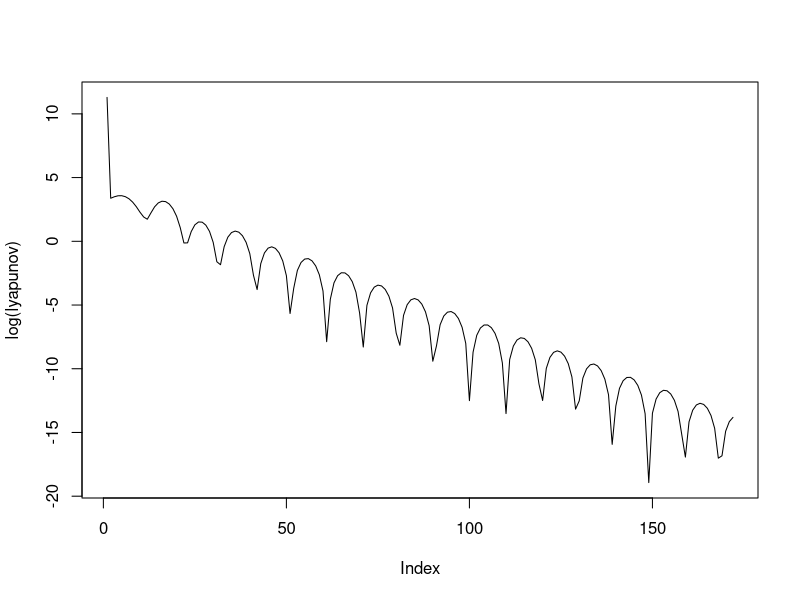

This chart was generated by the following R code:
### Decentralized optimization using ADMM, simplified variables
## DC Power Flow Assumption, ignoring reactive power flow
## Convergence guaranteed for sequential method; parallel method needs proof and validation of stabilization method

## merit order curve of residual load creation
moc_create <- function(bid_demand, bid_supply, M){
  moc_rl <- matrix(ncol = 2, nrow = 2 * (nrow(bid_demand) + nrow(bid_supply) - 3))
  price_demand_ID <- 1
  price_supply_ID <- 1
  
  price_rl_ID <- 1
  moc_rl[price_rl_ID, 1] <- -M
  moc_rl[price_rl_ID, 2] <- -sum(bid_demand[, 2])
  while(price_rl_ID < nrow(moc_rl) - 1){
    price_rl_ID <- price_rl_ID + 1
    if(bid_demand[price_demand_ID + 1, 1] <= bid_supply[price_supply_ID + 1, 1]){
      price_demand_ID <- price_demand_ID + (price_demand_ID < nrow(bid_demand) - 1)
      moc_rl[price_rl_ID, 1] <- bid_demand[price_demand_ID, 1]
      moc_rl[price_rl_ID, 2] <- moc_rl[price_rl_ID - 1, 2]
      
      price_rl_ID <- price_rl_ID + 1
      moc_rl[price_rl_ID, 1] <- bid_demand[price_demand_ID, 1]
      moc_rl[price_rl_ID, 2] <- moc_rl[price_rl_ID - 1, 2] + bid_demand[price_demand_ID, 2]
    }else{
      price_supply_ID <- price_supply_ID + (price_supply_ID < nrow(bid_supply) - 1)
      moc_rl[price_rl_ID, 1] <- bid_supply[price_supply_ID, 1]
      moc_rl[price_rl_ID, 2] <- moc_rl[price_rl_ID - 1, 2]
      
      price_rl_ID <- price_rl_ID + 1
      moc_rl[price_rl_ID, 1] <- bid_supply[price_supply_ID, 1]
      moc_rl[price_rl_ID, 2] <- moc_rl[price_rl_ID - 1, 2] + bid_supply[price_supply_ID, 2] 
    }
  }
  moc_rl[nrow(moc_rl), 1] <- M
  moc_rl[nrow(moc_rl), 2] <- sum(bid_supply[, 2])
  
  return(moc_rl)
}

### Network Parameters
num_node <- 3
num_line <- 2
z_img <- 1
Cond = diag(rep(1 / z_img, num_line))
V_limit <- 100
I_limit <- 100

## Topology of the network
Topology = matrix(nrow = num_line, ncol = 2)
colnames(Topology) = c("From", "To")

for(i in 1:nrow(Topology)){
  Topology[i, ] = c(i, i+1)
}
# Topology[nrow(Topology), ] = c(nrow(Topology), 1)

# Topology in form of Node * Line
NL = matrix(0, ncol = num_node, nrow = num_line)
for(i in 1:num_line){
  NL[i, Topology[i, 1]] = 1
  NL[i, Topology[i, 2]] = -1
}

## Equivalent Admittance Matrix
## Using inverse matrix is dangerous!!
Y_eq <- t(NL) %*% Cond %*% NL
Z_eq <- solve(Y_eq[2:num_node, 2:num_node])

## ADMM using iterative price guessing
# Augmented Lagrangian:
# L(x, w, u) = f(x) + g(w) + .5 * \rho * ||A %*% x + B %*% w - c + u||^2
# For symmetric box constraints, c will cancel out when optimizing x
# x = power source / sink
# w = box constraint indicator for power balance, voltage, and line current
# c = boundary of box constraints
# u = dual variables of the constraints
# f(x): cost function associated with S
# g(w) = indicator function for the box constraint
num_box <- num_node + num_line
num_constraints <- 2 * num_box
num_variable <- num_node
A <- matrix(0, nrow = num_constraints, ncol = num_variable)

# Power Balancing Equation
# {1} %*% S = -err_eq
# -{1} %*% S = -err_eq
A[1, 1:num_node] <- 1
A[2, 1:num_node] <- -1
constraint_now <- 2

# Box Constraint for Voltage
# Z_eq %*% S - w_{V, neg} = -V_limit
# -Z_eq %*% S - w_{V, pos} = -V_limit
A[constraint_now + 1:(num_node - 1), 2:num_node] <- Z_eq
constraint_now <- constraint_now + (num_node - 1)
A[constraint_now + 1:(num_node - 1), 2:num_node] <- -Z_eq
constraint_now <- constraint_now + (num_node - 1)

# Box Constraint for Line Current
# (Cond %*% NL)[, 2:num_node] %*% Z_eq %*% S - w_{I, neg} = -I_limit
# -(Cond %*% NL)[, 2:num_node] %*% Z_eq %*% S - w_{I, pos} = -I_limit
A[constraint_now + 1:num_line, 2:num_node] <- (Cond %*% NL)[, 2:num_node] %*% Z_eq
constraint_now <- constraint_now + num_line
A[constraint_now + 1:num_line, 2:num_node] <- -(Cond %*% NL)[, 2:num_node] %*% Z_eq

### Market Parameters
big_num <- 1E16
rl_boundary <- matrix(nrow = num_node, ncol = 2)
bid_demand <- list()
bid_supply <- list()
moc_rl <- list()
bid_demand[[1]] <- matrix(0, ncol = 2, nrow = 2)
bid_demand[[1]][1, ] <- c(-big_num, 0)
bid_demand[[1]][2, ] <- c(big_num, 0)
bid_supply[[1]] <- matrix(0, ncol = 2, nrow = 3)
bid_supply[[1]][1, ] <- c(-big_num, 0)
bid_supply[[1]][2, ] <- c(0, 2000)
bid_supply[[1]][3, ] <- c(big_num, 0)
moc_rl[[1]] <- moc_create(bid_demand[[1]], bid_supply[[1]], big_num)
rl_boundary[1, ] <- range(moc_rl[[1]][, 2])

for(node_iter in 2:num_node){
  # bid_demand[[node_iter]] <- matrix(0, ncol = 2, nrow = 102)
  # bid_demand[[node_iter]][1, ] <- c(-big_num, 0)
  # for(price_iter in 1:100){
  #   bid_demand[[node_iter]][price_iter + 1, ] <- c(price_iter, 1)
  # }
  # bid_demand[[node_iter]][12, ] <- c(big_num, 0)
  bid_demand[[node_iter]] <- matrix(0, ncol = 2, nrow = 3)
  bid_demand[[node_iter]][1, ] <- c(-big_num, 0)
  bid_demand[[node_iter]][2, ] <- c(100, 10)
  bid_demand[[node_iter]][3, ] <- c(big_num, 0)
  
  bid_supply[[node_iter]] <- matrix(0, ncol = 2, nrow = 2)
  bid_supply[[node_iter]][1, ] <- c(-big_num, 0)
  bid_supply[[node_iter]][2, ] <- c(big_num, 0)  
  
  moc_rl[[node_iter]] <- moc_create(bid_demand[[node_iter]], bid_supply[[node_iter]], big_num)
  rl_boundary[node_iter, ] <- range(moc_rl[[node_iter]][, 2])
}

### Main optimization process
# f(x) + g(w) + .5 * \rho * ||A %*% x - w - c + u||^2
# f(x) + g(w) + .5 * \rho * ||a_i %*% x_i + (A_!i %*% x_!i - w - c + u)||^2
# f(x) + g(w) + .5 * \rho * (a_i^2 x_i^2 + 2 * (b * a_i) %*% x_i + ...)
# KKT: p(x) + \rho * (a_i^2 x_i + (b * a_i)) = 0
tol <- 1E-6
alpha <- .9
rho <- 1
sensitivity_x <- c()
for(var_iter in 1:num_variable){
  sensitivity_x[var_iter] <- t(A[, var_iter]) %*% A[, var_iter]
}
x_prev <- rep(0, num_variable)
x <- rep(0, num_variable)
x_best <- rep(0, num_variable)
w_prev <- rep(0, num_constraints)
w <- rep(0, num_constraints)
boundary <- c(0, 0, rep(-V_limit, 2 * (num_node - 1)), rep(-I_limit, 2 * num_line))
u_prev <- rep(0, num_constraints)
u <- rep(0, num_constraints)
price_margin <- rep(0, num_node)
error_min <- Inf

loop <- 0
lyapunov <- c()
while(TRUE){
  # Update state variables
  constant <- A %*% x - w - boundary + u # Parallel if this is outside the loop for variables
  for(node_iter in 1:num_node){
    # constant <- A %*% x - w - boundary + u # Sequential if this is inside the loop for variables
    constant_temp <- constant - x[node_iter] * A[, node_iter]
    
    # Bisection method
    gap_price_ID <- c(1, nrow(moc_rl[[node_iter]]))
    mid_price_ID <- round(mean(gap_price_ID))
    while(diff(gap_price_ID) > 1){
      gap_rent <- moc_rl[[node_iter]][gap_price_ID, 1] + rho * (as.vector(sensitivity_x[node_iter] * moc_rl[[node_iter]][gap_price_ID, 2]) + c(t(constant_temp) %*% A[, node_iter]))
      mid_rent <- moc_rl[[node_iter]][mid_price_ID, 1] + rho * (as.vector(sensitivity_x[node_iter] * moc_rl[[node_iter]][mid_price_ID, 2]) + c(t(constant_temp) %*% A[, node_iter]))
      
      if(mid_rent * gap_rent[1] <= 0){
        gap_price_ID[2] <- mid_price_ID
      }else{
        gap_price_ID[1] <- mid_price_ID
      }
      
      mid_price_ID <- round(mean(gap_price_ID))
    }
    
    # Update price and power
    if(gap_price_ID[1] %% 2 == 0){
      # price fixed case
      price_margin[node_iter] <- moc_rl[[node_iter]][mid_price_ID, 1]
      x[node_iter] <- (-price_margin[node_iter] / rho - t(constant_temp) %*% A[, node_iter]) / sensitivity_x[node_iter]
      
    }else{
      # power fixed case
      x[node_iter] <- moc_rl[[node_iter]][mid_price_ID, 2]
      price_margin[node_iter] <- -rho * (sensitivity_x[node_iter] * x[node_iter] + t(constant_temp) %*% A[, node_iter]) 
    }
  }
  x <- alpha * x_prev + (1 - alpha) * x
  x_prev <- x
  
  # Update constraint indicators
  w <- A %*% x - boundary + u
  w <- w * (w > 0)
  
  # Update dual variables
  u <- u + A %*% x - w - boundary
  
  # Check convergence
  prime_error <- A %*% x - w - boundary
  dual_error <- price_margin / rho + t(A) %*% u
  
  if(max(prime_error^2, dual_error^2) < error_min){
    error_min <- max(prime_error^2, dual_error^2)
    x_best <- x
    
    if(max(prime_error^2, dual_error^2) < tol){
      break
    }
  }
  
  if(loop %% 10000 == 0){
    print(paste("Loop ", loop, " :"))
    print(paste("Prime Error: ", max(prime_error^2)))
    print(paste("Dual Error: ", max(dual_error^2)))
    print(paste("Multiplied: ", sum(prime_error^2) * sum(dual_error^2)))
    print(price_margin)
  }  
  loop <- loop + 1 
  
  lyapunov[loop] <- sum((u - u_prev)^2 + (w - w_prev)^2)
  u_prev <- u
  w_prev <- w
}
plot(log(lyapunov), type = "l")

S <- x_best
V <- c(0, Z_eq %*% S[2:num_node])
I <- Cond %*% NL %*% V
print(S)
print(V)
print(t(I))